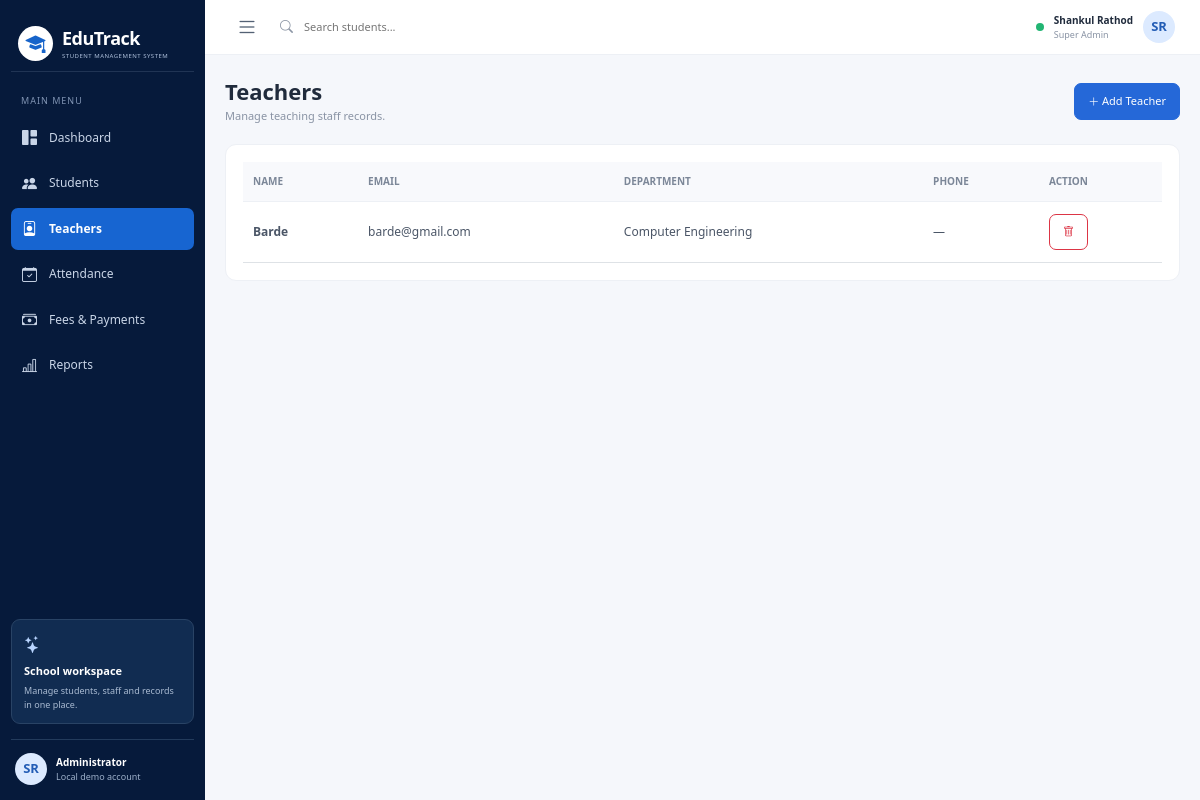
The page /teachers on the database its author committed.
### tables this page shows
CREATE TABLE teachers (
        id INTEGER PRIMARY KEY AUTOINCREMENT,
        name TEXT NOT NULL,
        email TEXT NOT NULL,
        department TEXT NOT NULL,
        phone TEXT DEFAULT ''
    );

### app.py (the view)
@app.route("/teachers")
def teachers():
    con = db()
    rows = con.execute("SELECT * FROM teachers ORDER BY id DESC").fetchall()
    con.close()
    return render_template("teachers.html", rows=rows)

### app.py (called while the page is built)
def db():
    con = sqlite3.connect(DB)
    con.row_factory = sqlite3.Row
    con.execute("PRAGMA foreign_keys = ON")
    return con

### templates/teachers.html (shortened to what this page needs)
{% extends "base.html" %}
{% block content %}
<div class="page-heading"><div><h1>Teachers</h1><p>Manage teaching staff records.</p></div><a class="btn btn-primary" href="{{ url_for('teacher_add') }}"><i class="bi bi-plus-lg"></i> Add Teacher</a></div>
<section class="panel"><div class="table-responsive"><table class="table align-middle"><thead><tr><th>Name</th><th>Email</th><th>Department</th><th>Phone</th><th>Action</th></tr></thead><tbody>
{% for r in rows %}<tr><td><b>{{ r.name }}</b></td><td>{{ r.email }}</td><td>{{ r.department }}</td><td>{{ r.phone or '—' }}</td><td><form method="post" action="{{ url_for('teacher_delete',tid=r.id) }}" onsubmit="return confirm('Delete this teacher?')"><button class="btn btn-sm btn-outline-danger"><i class="bi bi-trash"></i></button></form></td></tr>{% else %}<tr><td colspan="5" class="empty">No teachers added yet.</td></tr>{% endfor %}
</tbody></table></div></section>
{% endblock %}

### static/style.css (style rules this page uses)
:root { --navy:#061a3b;--blue:#2468d8;--text:#202b3c;--muted:#8993a4;--line:#edf0f5 }
* { box-sizing:border-box }
body { margin:0;background:#f5f7fb;color:var(--text);font-family:"Segoe UI",Arial,sans-serif;font-size:13px }
.page-heading { display:flex;align-items:center;justify-content:space-between;gap:12px;margin-bottom:19px }
.page-heading h1 { font-size:22px;font-weight:700;margin:0 0 4px }
.page-heading p { margin:0;color:var(--muted);font-size:11px }
.panel { background:#fff;border:1px solid var(--line);border-radius:11px;padding:17px;min-width:0 }
.table { font-size:12px;margin:0 }
.table thead th { font-size:10px;text-transform:uppercase;color:#7c8798;background:#f8f9fc;border-bottom:1px solid var(--line);white-space:nowrap }
.table td,.table th { padding:12px 10px;vertical-align:middle }
.table td { color:#4b5667 }
.table-responsive { width:100% }
.btn { font-size:11px;border-radius:7px;padding:9px 13px }
.btn-primary { background:#2568d8;border-color:#2568d8 }

### rows shown on the page
teachers: name "Barde", email "barde@gmail.com", department "Computer Engineering", phone "—"
